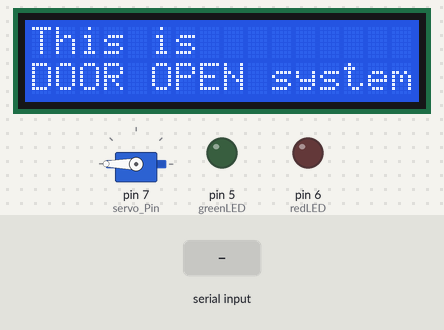
The sketch below on a simulated Arduino Uno, built with avr-gcc and run on an emulated ATmega328P. Parts: 16×2 character LCD, servo, output pins drawn as LEDs (lit = HIGH). The test bench sets the inputs (shaded band). What the sketch prints to the serial monitor is not drawn.

Above: at 1.2 s.
1.3 s: "t" received over Serial
At 2.6 s:
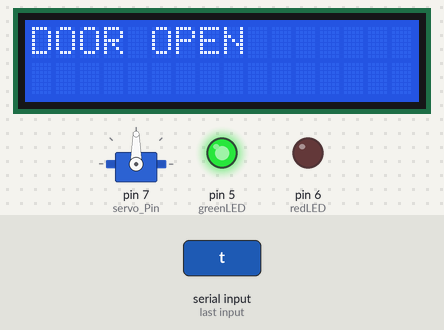
At 4.1 s:
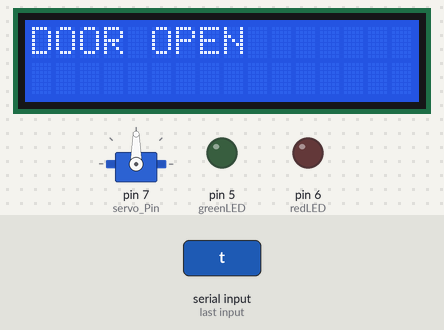
Timing chart, 0 to 10.3 s (numbered marks = the images above; inputs shaded):
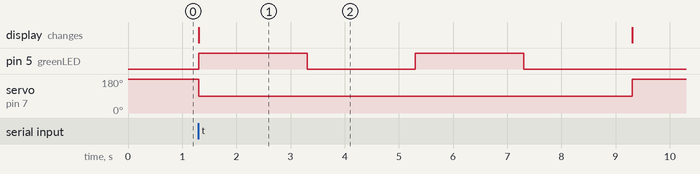

Measured:
- after the input at 1.3 s, pin 5 (greenLED): alternates HIGH for 2.0 s and LOW for 2.0 s, starting at once; servo on pin 7 (servo_Pin): 180° → 90° at once, → 180° 8.0 s later; the display: changes at once (image 1)

The sketch:

arduino_face_rec_door_open.ino
```cpp
#include<LiquidCrystal.h>
#include<Wire.h>
#include<Servo.h> //Servo 라이브러리를 추가

LiquidCrystal lcd(3, 4, 9, 10, 11, 12);  //(RS, E, DB4, DB5,DB6,DB7)
Servo servo;      //Servo 클래스로 servo객체 생성
char cmd;

int greenLED = 5;
int redLED = 6;
int servo_Pin = 7;
int min_value = 544;  //펄스폭 최소값 0도
int max_value = 2400; //펄스폭 최대값 180도

void setup() {
  // put your setup code here, to run once:
  Serial.begin(9600);
  pinMode(greenLED, OUTPUT);
  pinMode(redLED, OUTPUT);
  digitalWrite(greenLED, LOW);
  digitalWrite(redLED, LOW);
  lcd.begin(16,2);    //디스플레이가 가진 행과 열 정보
  lcd.clear();
  lcd.setCursor(0,0);   //lcd 시작 (0,0)
  lcd.print("This is ");
  lcd.setCursor(0,1);
  lcd.print("DOOR OPEN system");
  servo.attach(servo_Pin,min_value,max_value);     //servo 서보모터 7번 핀에 연결
  servo.write(180); //servo모터 중심 찾기

}

void loop() {
  // put your main code here, to run repeatedly:
  if(Serial.available()){//pc로부터 시리얼통신 전송되면, 한줄씩 읽어와서 cmd변수에 입력
    cmd = Serial.read();
    //lcd.setCursor(0,0);
    //lcd.write("Sensing...");
    if(cmd == 't'){ //파이썬으로부터 true 전달되면 green led ON
      Serial.println("아두이노: 켜짐");
      servo.write(90);  //문 열림 (서보모터)
      //delay(2000);
      lcd.clear();
      lcd.setCursor(0,0);
      lcd.write("DOOR OPEN");
      digitalWrite(greenLED, HIGH);  //깜
      digitalWrite(redLED, LOW);
      delay(2000);
      digitalWrite(greenLED, LOW);  //빡
      delay(2000);
      digitalWrite(greenLED, HIGH); //깜
      delay(2000);
      digitalWrite(greenLED, LOW); //빡
      delay(2000);
      servo.write(180);   // 문 닫힘 (서보모터)
      lcd.clear();       //lcd reset
      lcd.setCursor(0,0);
      lcd.write("This is ");
      lcd.setCursor(0,1);
      lcd.write("DOOR OPEN system");
    }
    else if(cmd == 'f'){
      Serial.println("아두이노: 꺼짐");
      lcd.clear();
      lcd.setCursor(0,0);
      lcd.write("DOOR CLOSE");
      digitalWrite(greenLED, LOW);
      digitalWrite(redLED, HIGH);   //깜
      delay(2000);
      digitalWrite(redLED, LOW);     //빡
      delay(2000);
      digitalWrite(redLED, HIGH);     //깜
      delay(2000);
      digitalWrite(redLED, LOW);      //빡
      delay(2000);
      lcd.clear();   //lcd reset
      lcd.setCursor(0,0);
      lcd.write("This is ");
      lcd.setCursor(0,1);
      lcd.write("DOOR OPEN system");
    }
  }
}
```
